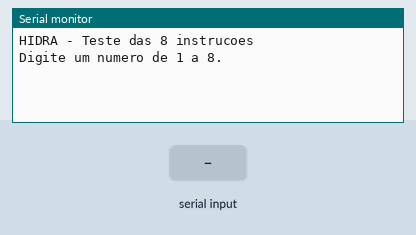
Simulated run of this sketch. Board: ESP32. Parts: the last lines printed to the serial monitor. The test bench sets the inputs (shaded band).

Above: at 4.2 s.
4.3 s: "90,45\n" received over Serial
At 5.5 s:
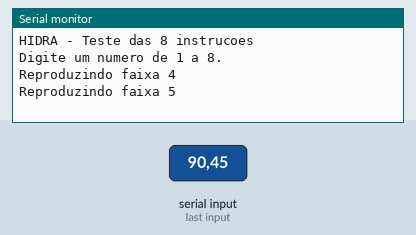
5.8 s: "90,45\n" received over the second serial link
At 6.8 s:
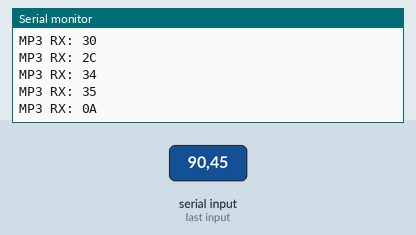
7.3 s: "30,150\n" received over Serial
At 8.0 s:
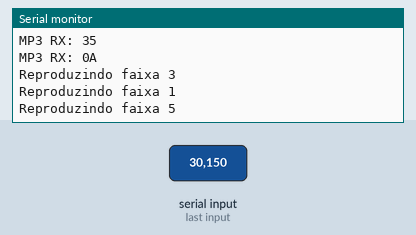
8.8 s: "30,150\n" received over the second serial link
At 10.2 s:
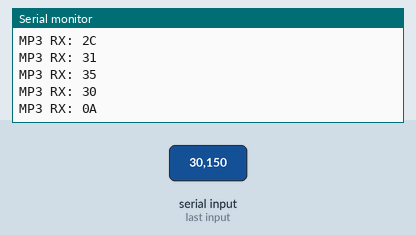
Timing chart, 0 to 11.3 s (numbered marks = the images above; inputs shaded):
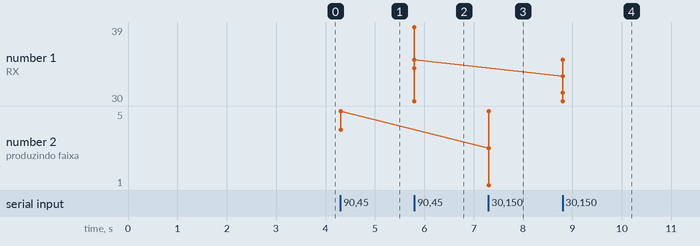

Measured:
- after the input at 4.3 s, the serial monitor: prints a new line at once (image 1)
- after the input at 5.8 s, the serial monitor: prints a new line at once (image 2)
- after the input at 7.3 s, the serial monitor: prints a new line at once (image 3)
- after the input at 8.8 s, the serial monitor: prints a new line at once (image 4)

The sketch:

gravacao_8_audios.ino
```cpp
#include <Arduino.h>

constexpr uint8_t MP3_RX = 25;
constexpr uint8_t MP3_TX = 26;

HardwareSerial mp3(2);

void enviarComando(uint8_t comando, uint16_t parametro) {
  uint8_t pacote[10] = {
    0x7E, 0xFF, 0x06, comando, 0x00,
    (uint8_t)(parametro >> 8),
    (uint8_t)(parametro & 0xFF),
    0x00, 0x00, 0xEF
  };

  uint16_t soma = 0;
  for (int i = 1; i <= 6; i++) {
    soma += pacote[i];
  }

  uint16_t checksum = 0 - soma;
  pacote[7] = checksum >> 8;
  pacote[8] = checksum & 0xFF;

  mp3.write(pacote, 10);
  mp3.flush();
}

void setup() {
  Serial.begin(115200);
  mp3.begin(9600, SERIAL_8N1, MP3_RX, MP3_TX);

  Serial.println("HIDRA - Teste das 8 instrucoes");

  delay(3000);

  // Volume reduzido para o alto-falante de 0,5 W
  enviarComando(0x06, 30);

  Serial.println("Digite um numero de 1 a 8.");
}

void loop() {
  if (Serial.available()) {
    char tecla = Serial.read();

    if (tecla >= '1' && tecla <= '8') {
      uint8_t faixa = tecla - '0';

      Serial.printf("Reproduzindo faixa %u\n", faixa);

      // Reproduz arquivo da pasta /mp3
      enviarComando(0x12, faixa);
    }
  }

  // Diagnostico da comunicacao com o modulo
  while (mp3.available()) {
    Serial.printf("MP3 RX: %02X\n", mp3.read());
  }
}
```
